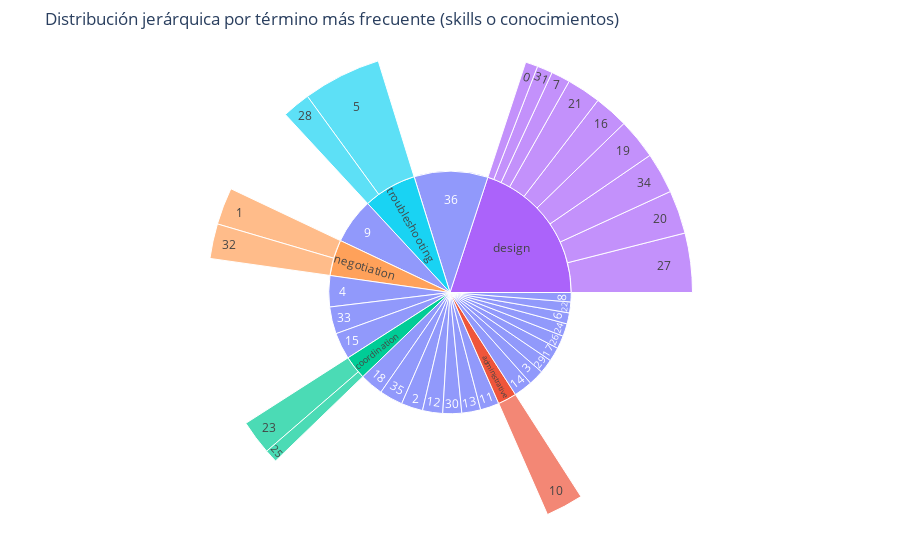

Notebook cell for this chart:
### Code cell
import plotly.express as px

fig = px.sunburst(
    df_summary,
    path=["main_term", "cluster"],
    values="num_offers",
    color="main_term",
    title="Distribución jerárquica por término más frecuente (skills o conocimientos)"
)
fig.update_layout(margin=dict(t=50, l=25, r=25, b=25))
fig.show()

### Figure 1 — Plotly figure (JSON) as saved in the notebook; plotly's stock layout.template omitted (floating-point values rounded to 4 significant figures)
{"data": [{"branchvalues": "total", "customdata": [[""], [""], [""], [""], [""], [""], [""], [""], [""], [""], [""], [""], [""], [""], [""], [""], [""], [""], [""], [""], [""], [""], ["administrative"], ["administrative"], ["coordination"], ["coordination"], ["coordination"], ["design"], ["design"], ["design"], ["design"], ["design"], ["design"], ["design"], ["design"], ["design"], ["design"], ["negotiation"], ["negotiation"], ["negotiation"], ["troubleshooting"], ["troubleshooting"], ["troubleshooting"]], "domain": {"x": [0, 1], "y": [0, 1]}, "hovertemplate": "labels=%{label}<br>num_offers=%{value}<br>parent=%{parent}<br>id=%{id}<br>main_term=%{customdata[0]}<extra></extra>", "ids": ["/14", "/26", "/24", "/22", "/33", "/18", "/17", "/35", "/15", "/30", "/13", "/12", "/29", "/9", "/8", "/36", "/6", "", "/2", "/4", "/11", "/3", "administrative/10", "administrative", "coordination/25", "coordination/23", "coordination", "design/34", "design", "design/31", "design/0", "design/27", "design/20", "design/19", "design/16", "design/7", "design/21", "negotiation/32", "negotiation", "negotiation/1", "troubleshooting/5", "troubleshooting", "troubleshooting/28"], "labels": ["14", "26", "24", "22", "33", "18", "17", "35", "15", "30", "13", "12", "29", "9", "8", "36", "6", "", "2", "4", "11", "3", "10", "administrative", "25", "23", "coordination", "34", "design", "31", "0", "27", "20", "19", "16", "7", "21", "32", "negotiation", "1", "5", "troubleshooting", "28"], "marker": {"colors": ["#636efa", "#636efa", "#636efa", "#636efa", "#636efa", "#636efa", "#636efa", "#636efa", "#636efa", "#636efa", "#636efa", "#636efa", "#636efa", "#636efa", "#636efa", "#636efa", "#636efa", "#636efa", "#636efa", "#636efa", "#636efa", "#636efa", "#EF553B", "#EF553B", "#00cc96", "#00cc96", "#00cc96", "#ab63fa", "#ab63fa", "#ab63fa", "#ab63fa", "#ab63fa", "#ab63fa", "#ab63fa", "#ab63fa", "#ab63fa", "#ab63fa", "#FFA15A", "#FFA15A", "#FFA15A", "#19d3f3", "#19d3f3", "#19d3f3"]}, "name": "", "parents": ["", "", "", "", "", "", "", "", "", "", "", "", "", "", "", "", "", "", "", "", "", "", "administrative", "", "coordination", "coordination", "", "design", "", "design", "design", "design", "design", "design", "design", "design", "design", "negotiation", "", "negotiation", "troubleshooting", "", "troubleshooting"], "type": "sunburst", "values": [41650.0, 29280.0, 28220.0, 24440.0, 60380.0, 52510.0, 31340.0, 52360.0, 59550.0, 42230.0, 42160.0, 45020.0, 31620.0, 101900.0, 20910.0, 164900.0, 24670.0, 1048000.0, 48250.0, 69720.0, 42080.0, 34730.0, 41900.0, 41900.0, 14570.0, 38320.0, 52890.0, 45720.0, 334400.0, 17300.0, 13860.0, 66160.0, 48540.0, 45320.0, 38270.0, 21210.0, 38040.0, 38880.0, 80380.0, 41500.0, 87520.0, 119100.0, 31530.0]}], "layout": {"legend": {"tracegroupgap": 0}, "margin": {"b": 25, "l": 25, "r": 25, "t": 50}, "title": {"text": "Distribución jerárquica por término más frecuente (skills o conocimientos)"}}}
